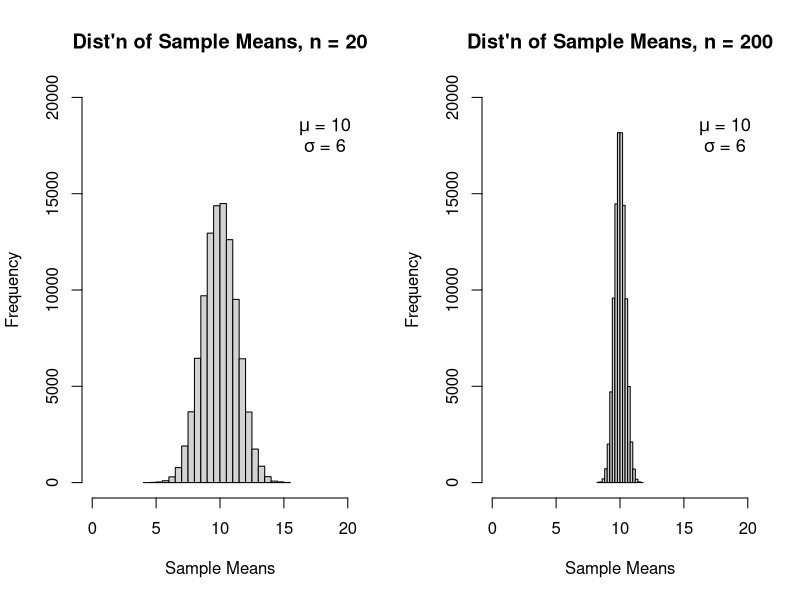

The R source for this figure:
#   Sampling Distribution of the Mean 

# Examine characteristics of the sampling dist'n of the mean
# when mu = 10, sigma = 6.
# Consider when n = 20 vs. n = 200.
# Notice that as n increases, the sampling variability of the means decreases.
# That is, as n increases, the standard error of the mean decreases.

set.seed(125)    # For reproducible results
n <- c(20, 200)  # two different sample sizes
mu <- 10         # population mean
sigma <- 6       # population standard deviation
iter <- 100000   # number of iterations

# Empty matrix to store results
sample.means <- matrix(NA, nrow = iter, ncol = 2)
colnames(sample.means) <- paste0("n.eq.",n)

for (j in 1:length(n)){
  for (i in 1:iter){
    sample.means[i,j] <- mean(rnorm(n[j], mean = mu, sd = sigma))
  }
}

# Change some graphical parameters. Here, print layout will have one row
# and two columns, filled row-wise.
par(mfrow=c(1,2))

# Generate histogram of the sampling dist’n of means when n = 20

hist(sample.means[,1], ylim = c(0,20000),  xlim = c(0,20),
     xlab = "Sample Means",
     main = "Dist'n of Sample Means, n = 20")
text(18, 18500, expression(~mu~"= 10"), cex = 1.1)
text(18, 17500, expression(~sigma~"= 6"), cex = 1.1)

# Generate histogram of the sampling dist’n of means when n = 200

hist(sample.means[,2], ylim = c(0,20000),  xlim = c(0,20),
     xlab = "Sample Means",
     main = "Dist'n of Sample Means, n = 200")
text(18, 18500, expression(~mu~"= 10"), cex = 1.1)
text(18, 17500, expression(~sigma~"= 6"), cex = 1.1)

colMeans(sample.means)     # Compute mean of the sampling dist’n of means. 
apply(sample.means,2,sd)   # Compute SD of the sampling dist’n of means.
